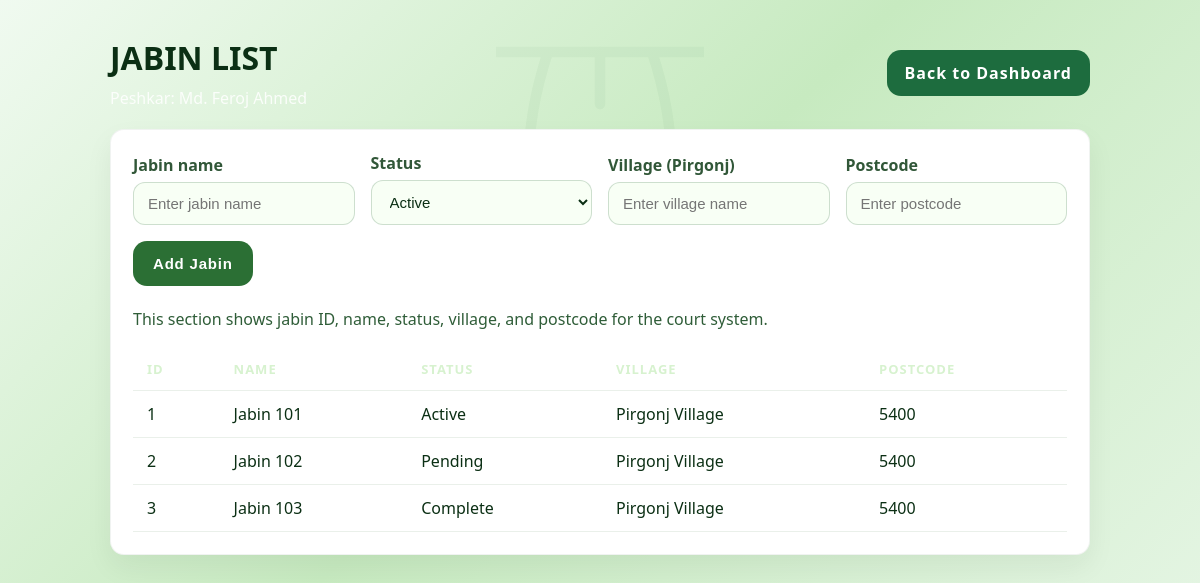
/jabin_list.php (signed in), run on the app's committed database.
### tables this page shows
CREATE TABLE IF NOT EXISTS `jabin` (
  `id` INT NOT NULL AUTO_INCREMENT,
  `name` VARCHAR(255) NOT NULL,
  `status` VARCHAR(50) NOT NULL DEFAULT 'Active',
  `village` VARCHAR(255) NOT NULL DEFAULT '',
  `postcode` VARCHAR(20) NOT NULL DEFAULT '',
  `created_at` TIMESTAMP NOT NULL DEFAULT CURRENT_TIMESTAMP,
  PRIMARY KEY (`id`),
  UNIQUE KEY `ux_jabin_name` (`name`)
);

### jabin_list.php (the view, shortened to what this page needs)
<?php
include "config.php";
$query = "SELECT id, name, status, village, postcode FROM jabin ORDER BY id ASC";
$result = mysqli_query($conn, $query);
?>
<!DOCTYPE html>
<html>
<head>
</head>
<body>
<div class="page">
    <div class="header">
        <div>
            <h1>Jabin List</h1>
            <p style="margin:8px 0 0; color:rgba(255,255,255,.85);">Peshkar: Md. Feroj Ahmed</p>
        </div>
        <a class="button" href="dashboard.php">Back to Dashboard</a>
    </div>
    <div class="card">
        <form method="POST" style="display:flex;flex-wrap:wrap;gap:16px;align-items:flex-end;margin-bottom:22px;">
            <div style="flex:1;min-width:220px;">
                <label style="display:block;margin-bottom:6px;color:#315738;font-weight:700;">Jabin name</label>
                <input type="text" name="name" placeholder="Enter jabin name" required>
            </div>
            <div style="flex:1;min-width:200px;">
                <label style="display:block;margin-bottom:6px;color:#315738;font-weight:700;">Status</label>
                <select name="status">
                    <option>Active</option>
                </select>
            </div>
            <div style="flex:1;min-width:220px;">
                <label style="display:block;margin-bottom:6px;color:#315738;font-weight:700;">Village (Pirgonj)</label>
                <input type="text" name="village" placeholder="Enter village name" required>
            </div>
            <div style="flex:1;min-width:200px;">
                <label style="display:block;margin-bottom:6px;color:#315738;font-weight:700;">Postcode</label>
                <input type="text" name="postcode" placeholder="Enter postcode" required>
            </div>
            <div style="min-width:140px;">
                <button type="submit">Add Jabin</button>
            </div>
        </form>
        <p style="margin:0 0 18px;color:#2f5d38;">This section shows jabin ID, name, status, village, and postcode for the court system.</p>
        <?php if ($result && mysqli_num_rows($result) > 0): ?>
        <table>
            <thead>
                <tr>
                    <th>ID</th>
                    <th>Name</th>
                    <th>Status</th>
                    <th>Village</th>
                    <th>Postcode</th>
                </tr>
            </thead>
            <tbody>
                <?php while ($row = mysqli_fetch_assoc($result)): ?>
                <tr>
                    <td><?php echo htmlspecialchars($row['id']); ?></td>
                    <td><?php echo htmlspecialchars($row['name']); ?></td>
                    <td><?php echo htmlspecialchars($row['status']); ?></td>
                    <td><?php echo htmlspecialchars($row['village']); ?></td>
                    <td><?php echo htmlspecialchars($row['postcode']); ?></td>
                </tr>
                <?php endwhile; ?>
            </tbody>
        </table>
        <?php else: ?>
        <div class="message">No records found. Please import the SQL file or add data in the database.</div>
        <?php endif; ?>
    </div>
</div>
</body>
</html>

### jabin_list.php (style rules this page uses)
body { margin:0; min-height:100vh; font-family:"Segoe UI", Tahoma, Geneva, Verdana, sans-serif; background: linear-gradient(135deg,#f0faf0 0%,#c7eac0 45%,#eaf7ea 100%); color:#0b2f14; position:relative; overflow-x:hidden; }
body::before { content:""; position:fixed; inset:0; background: url('assets/scale-logo.svg') center top / 520px no-repeat; opacity:0.04; pointer-events:none; z-index:0; }
.page { max-width:980px; margin:0 auto; padding:36px 26px; position:relative; z-index:1; }
.header { display:flex; align-items:center; justify-content:space-between; flex-wrap:wrap; gap:16px; }
.header h1 { margin:0; font-size:32px; text-transform:uppercase; }
.button { display:inline-flex; align-items:center; justify-content:center; background:#1d6c3e; color:#fff; text-decoration:none; padding:12px 18px; border-radius:14px; font-weight:700; letter-spacing:1px; }
.card { background:#fff; border:1px solid rgba(15,60,20,.06); border-radius:14px; padding:22px; box-shadow:0 12px 28px rgba(10,30,14,.06); margin-top:20px; }
input, select { width:100%; padding:12px 14px; border-radius:12px; border:1px solid rgba(15,80,30,.18); background:#f8fff5; color:#0b2f14; font-size:15px; box-sizing:border-box; }
button { padding:14px 20px; border:none; border-radius:14px; background:#2b6f34; color:#fff; font-size:15px; font-weight:700; letter-spacing:.8px; cursor:pointer; transition:.18s ease; }
table { width:100%; border-collapse:collapse; margin-top:16px; }
th, td { padding:12px 14px; border-bottom:1px solid rgba(220,230,220,.6); text-align:left; }
th { text-transform:uppercase; font-size:13px; letter-spacing:1px; color:#d7f2cf; }

### data on the page
jabin: id "1", name "Jabin 101", status "Active", village "Pirgonj Village", postcode "5400"
jabin: id "2", name "Jabin 102", status "Pending", village "Pirgonj Village", postcode "5400"
jabin: id "3", name "Jabin 103", status "Complete", village "Pirgonj Village", postcode "5400"
